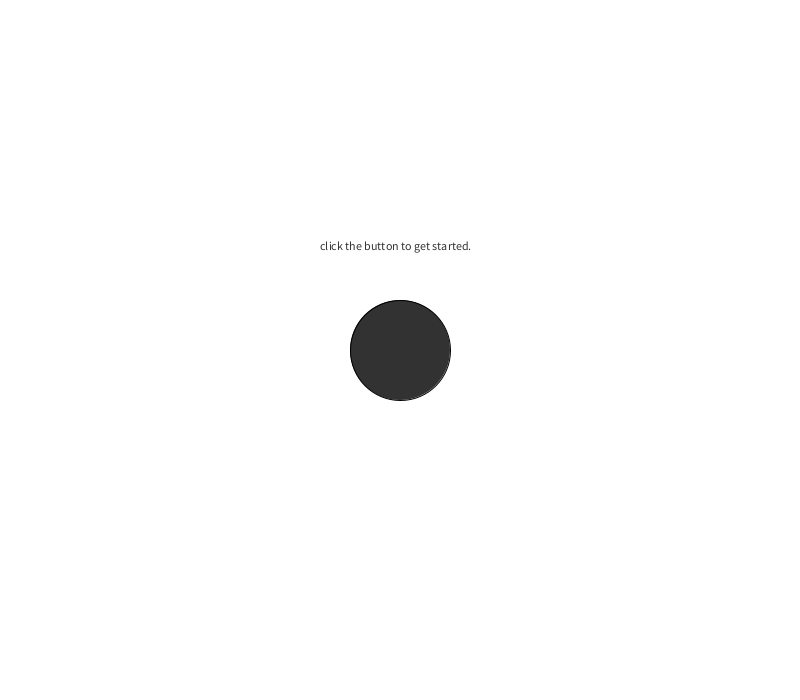
Frame 1 (no input)
Frame 60 (the mouse pressed at the canvas centre just before this capture): identical to frame 1, image omitted
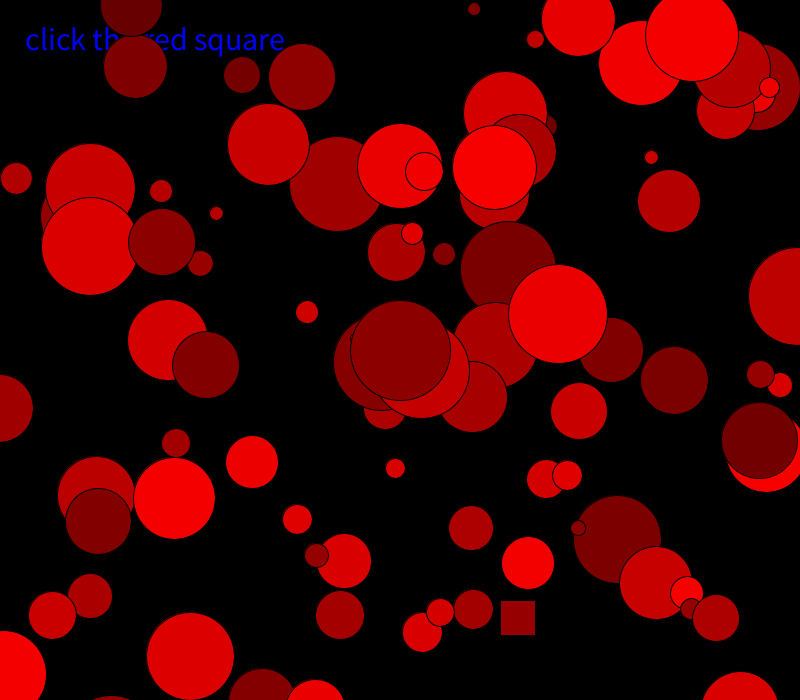
Frame 120 (the mouse held since frame 60 and released just before this capture)

The Processing sketch that drew these frames (run headless with seeded random() and noise(); from frame 60 on, the mouse is pressed at the canvas centre):

// Processing sketch: Midterm
// ── Midterm.pde
int x; 
int y; 
int x2, y2;
int x3, y3;
int x4, y4;
int size; 
float dist;
float l, h;

boolean buttonClicked; 
boolean buttonClicked2; 
boolean buttonClicked3;
boolean buttonClicked4;

int numE = 100;
int eSize[] = new int[numE];
int[] eSpeedX = new int[numE];
int[] eSpeedY = new int[numE];
int[] ePosX = new int[numE];
int[] ePosY = new int[numE];
color[] baseColor = new int[numE];

void setup(){
  size(800, 700); 
  x = width/2; 
  y = height/2;
  x2 = 500;
  y2 = 600;
  x3 = 221;
  y3 = 378;
  x4 = 410;
  y4 = 300;
  l = 35;
  h = 35; 
  size = 100; 
  smooth();
  
    for(int i = 0; i<numE; i++){
    ePosX[i] = int(random(0, width));
    ePosY[i] = int(random(0, width));
    
    eSpeedX[i] = int(random(-5,5));
    eSpeedY[i] = int(random(-5,5));
    
    eSize[i] = int(random(10, 100));
    
    baseColor[i] = color(int(random(100, 255)), 0, 0);
   
    if(eSpeedX[i] ==0){
      eSpeedX[i] = 1;
    }
    if(eSpeedY[i] ==0){
      eSpeedY[i] = 1;
    }
  }
}

void draw(){
    
  if(buttonClicked){
    background(0); 
    textSize(32);
    String s = "click the red square.";
    fill(0, 0, 255);
    text(s, 25, 50, 70);
 
 //set speed of ellipses
  for(int i= 0; i<numE; i++){
    ePosX[i] = ePosX[i] + eSpeedX[i];
    ePosY[i] = ePosY[i] + eSpeedY[i];
  }
  
  //setup boundaries for all ellipses
   for(int i= 0; i<numE; i++){
     if(ePosX[i] <= 0 || ePosX[i] >= width){
       eSpeedX[i] = eSpeedX[i]*-1;
     }
     if(ePosY[i] <= 0 || ePosY[i] >= height){
       eSpeedY[i] = eSpeedY[i]*-1;
     }
     
     rect(x2, y2, 35, 35);
     fill(150, 0, 0);
     
   }
  
  for(int i= 0; i<numE; i++){
    fill(baseColor[i]);
    ellipse(ePosX[i], ePosY[i], eSize[i], eSize[i]); 
  }
  
  }else{
    background(255); 
    String s = "click the button to get started.";
    fill(50);
    text(s, 320, 250, 70);
  }
     
       ellipse(x, y, size, size);  
     
  if(buttonClicked2){
    background(255);
    String s = "Great! Now click the circle.";
    fill(50);
    text(s, 25, 40, 70);
  
    for (int i=23; i<850; i+=60){
    for (int j=60; j<width; j+=60){
      fill(255, 242, 0);
      rect(i,j,l,h); 
    }
   }
   
   ellipse(x3, y3, 12, 12);
   stroke(255);

  }else{
  }
  
  if (buttonClicked3){
    background(255);
    textSize(24);
    String s = "Yay you found it!";
    fill(50);
    text(s, 300, 215, 50);
    String a = "Now can you find       the mistake?";
    fill(50);
    text(a, 200, 300, 50);
    String b = "0 1 2 3 4 5 6 7 8 9";
    fill(50);
    text(b, 290, 400, 50);

    String t = "the";
    fill (50);
    text(t, x4, y4, 70);
  }else{
    
  }
   if (buttonClicked4){
    background(255);
    textSize(24);
    String s = "Wow! You have sharp eyes.";
    fill(50);
    text(s, 245, 215, 50);
    String a = "Congrats! YOU WON!";
    fill(50);
    text(a, 280, 300, 50);
  }else{
    
  }
}

void mousePressed(){
  if(calcDistance(x,y) <= 50){
    buttonClicked = !buttonClicked; 
  }
  if(calcDistance(x2, y2) <=size/2){
    buttonClicked2 =!buttonClicked2; 
  } 
   if(calcDistance(x3, y3) <=size/2){
    buttonClicked3 =!buttonClicked3; 
  } 
   if(calcDistance(x4, y4) <=size/2){
    buttonClicked4 =!buttonClicked4; 
  }
}

float calcDistance(int xPos, int yPos){
    dist = dist(mouseX, mouseY, xPos, yPos);
    return dist; 
}
